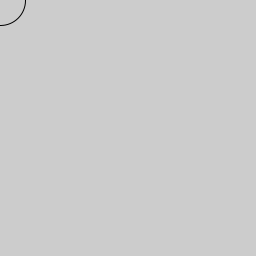
Frame 1 (no input)
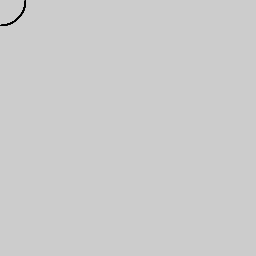
Frame 60 (the mouse pressed at the canvas centre just before this capture)
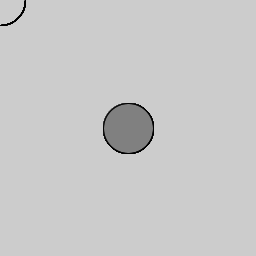
Frame 120 (the mouse held since frame 60 and released just before this capture)

The Processing sketch that drew these frames (run headless with seeded random() and noise(); from frame 60 on, the mouse is pressed at the canvas centre):

// Processing sketch: circles
// ── circles.pde
void setup()
{
  size(256,256);
}

void draw()
{
  fill(mouseX, mouseY, mouseX, mouseY);
  ellipse(mouseX, mouseY, 50, 50);
  fill(mouseY, mouseX, 255);
} 
